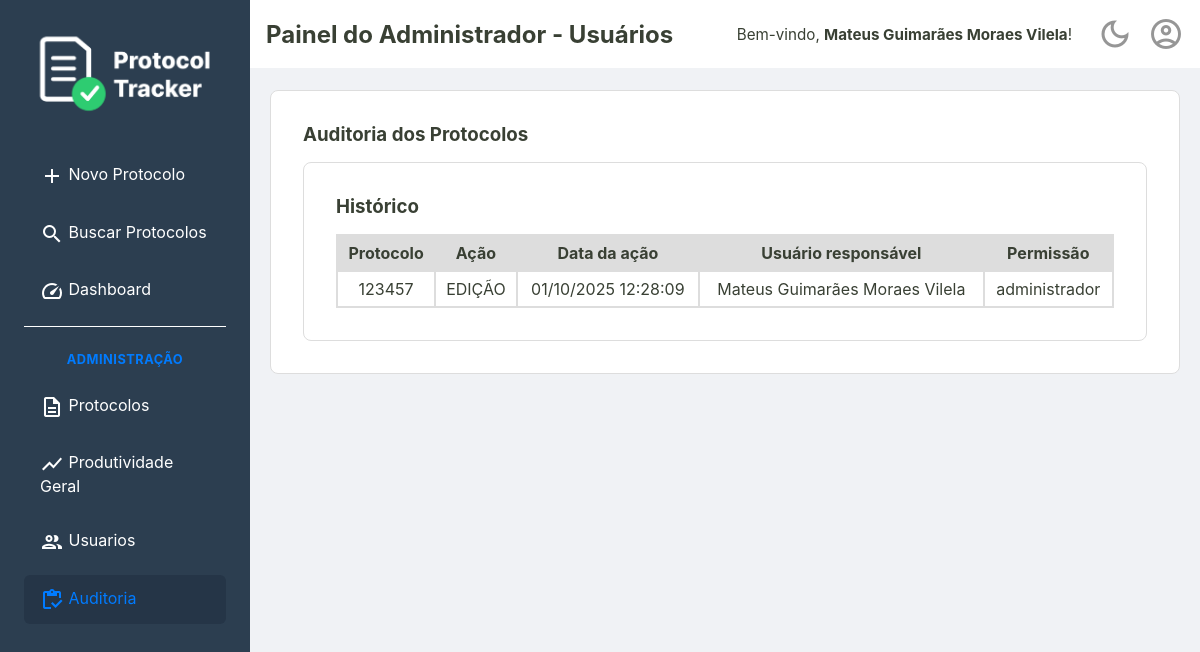
Screenshot of /admin/auditoria (signed in) with the database file from the repository.
### tables this page shows
CREATE TABLE usuarios (
    id INTEGER PRIMARY KEY,
    nome TEXT NOT NULL,
    email TEXT NOT NULL UNIQUE,
    cpf TEXT NOT NULL UNIQUE,
    senha TEXT NOT NULL,
    permissao TEXT NOT NULL DEFAULT 'operador',
    criado_em TEXT NOT NULL,
    ativo INTEGER NOT NULL DEFAULT 1
  );

CREATE TABLE protocolos_auditoria (
    id INTEGER PRIMARY KEY,
    protocolo_id TEXT NOT NULL,
    usuario_id INTEGER NOT NULL,
    numero_protocolo TEXT NOT NULL,
    acao TEXT NOT NULL,
    data_acao TEXT NOT NULL,
    FOREIGN KEY (protocolo_id) REFERENCES protocolos (id),
    FOREIGN KEY (usuario_id) REFERENCES usuarios (id)
  );

### src/Controller/AdminController.php (called while the page is built, shortened)
<?php
class AdminController {
    private ?Usuario $usuarioLogado = null;
    private bool $isAdmin = false;
    public function __construct(
        private UsuarioRepositoryInterface $usuarioRepositorio,
        private UsuarioService $usuarioService,
        private ProtocoloRepositorySqlInterface $protocoloRepositorio,
        private DashboardService $dashboardService,
        private AuditService $auditService
    ) {
        $idUsuario = $_SESSION['usuario_logado_id'] ?? null;
        if ($idUsuario) {
            $this->usuarioLogado = $this->usuarioRepositorio->buscaPorId($idUsuario);
        }
        if ($this->usuarioLogado && $this->usuarioLogado->permissao() === 'administrador') {
            $this->isAdmin = true;
        }
    }
    public function listaAuditoria()
    {
        try {
            $tituloDaPagina = "Painel do Administrador - Usuários";
            $usuarioLogado = $this->usuarioLogado;
            $listaAuditoria = $this->auditService->listaAuditoria();
            require __DIR__ . '/../../templates/admin/auditoria.php';
        } catch (Exception $e) {
            $erro = $e->getMessage();
            $usuarioLogado = $this->usuarioLogado;
            $isAdmin = $this->isAdmin;
            require __DIR__ . '/../../templates/home.php';
        }
    }
}

### src/Repository/UsuarioRepository.php (called while the page is built, shortened)
<?php
final class UsuarioRepository implements UsuarioRepositoryInterface
{
    private PDO $connection;
    public function __construct(PDO $connection)
    {
        $this->connection = $connection;
    }
    public function buscaPorId(int $id): ?Usuario
    {
        $sqlQuery = "SELECT * FROM usuarios WHERE id = :id;";
        $stmt = $this->connection->prepare($sqlQuery);
        $stmt->bindValue(':id', $id);
        $stmt->execute();
        $dadosUsuario = $stmt->fetch();
        return Usuario::fromArray($dadosUsuario);
    }
}

### src/Model/Usuario.php (called while the page is built, shortened)
<?php
class Usuario {
    public function nome(): string
    {
        return $this->nome;
    }
    public static function fromArray(array $dados): self
    {
        try {
            $data = new DateTimeImmutable($dados['criado_em']);
        } catch (Exception $e) {
            throw new Exception("Falha ao criar data a partir do valor: " . ($dados['criado_em'] ?? 'N/A'));
        }
        return new self(
            $dados['id'],
            $dados['nome'],
            $dados['email'],
            $dados['cpf'],
            $dados['senha'],
            $dados['permissao'],
            $data,
            (bool) $dados['ativo']
        );
    }
}

### src/Controller/UsuarioController.php (called while the page is built, shortened)
<?php
class UsuarioController
{
    public function __construct(
        private UsuarioRepositoryInterface $repositorio,
        private UsuarioService $usuarioService,
        private LoginService $loginService,
    ) {
        $id_usuario = $_SESSION['usuario_logado_id'] ?? null;
        if ($id_usuario) {
            $this->usuarioLogado = $this->repositorio->buscaPorId($id_usuario);
        }
    }
}

### src/Repository/AuditRepository.php (called while the page is built, shortened)
<?php
final class AuditRepository implements AuditRepositoryInterface
{
    private PDO $connection;
    public function __construct(PDO $connection)
    {
        $this->connection = $connection;
    }
    public function listaAuditoria(): array
    {
        $sqlQuery = "SELECT audit.numero_protocolo, audit.acao, audit.data_acao, user.nome, user.permissao
        FROM protocolos_auditoria AS audit
        JOIN usuarios AS user
        ON audit.usuario_id = user.id
        ORDER BY numero_protocolo, data_acao;";
        $stmt = $this->connection->query($sqlQuery);
        return $stmt->fetchAll();
    }
}

### src/Service/AuditService.php (called while the page is built, shortened)
<?php
final class AuditService
{
    public function listaAuditoria(): array
    {
        return $this->repositorio->listaAuditoria();
    }
}

### templates/admin/auditoria.php (the view, shortened to what this page needs)
<?php require __DIR__ . '/../_partials/_header.php'; ?>
<div class="container-principal-busca">
    <div class="listagem-container">
        <h3>Auditoria dos Protocolos</h3>
        <section class="listagem-container">
            <h3>Histórico</h3>
            <table id="tabela-protocolos" class="protocolos-table">
                <thead>
                    <tr>
                        <th>Protocolo</th>
                        <th>Ação</th>
                        <th>Data da ação</th>
                        <th>Usuário responsável</th>
                        <th>Permissão</th>
                    </tr>
                </thead>
                <tbody>
                    <?php foreach ($listaAuditoria as $registro): ?>
                        <tr>
                            <td> <?= htmlspecialchars($registro['numero_protocolo']) ?> </td>
                            <td> <?= htmlspecialchars($registro['acao']) ?> </td>
                            <td> <?= (new DateTimeImmutable($registro['data_acao']))->format('d/m/Y H:i:s') ?> </td>
                            <td> <?= htmlspecialchars($registro['nome']) ?> </td>
                            <td> <?= htmlspecialchars($registro['permissao']) ?> </td>
                        </tr>
                    <?php endforeach; ?>
                </tbody>
            </table>
        </section>
    </div>
</div>
<?php require __DIR__ . '/../_partials/_footer.php'; ?>

### templates/_partials/_content-header.php (shortened to what this page needs)
<div class="content-header">
    <div class="header-title">
        <h2><?= isset($tituloDaPagina) ? htmlspecialchars($tituloDaPagina) : 'Página sem Título' ?></h2>
    </div>
    <div class="header-actions">
        <?php if (isset($usuarioLogado) && $usuarioLogado): ?>
            <div class="welcome-message">
                <span>Bem-vindo, <strong><?= htmlspecialchars($usuarioLogado->nome()) ?></strong>!</span>
            </div>
        <?php endif; ?>
        <a href="#" id="theme-toggle" class="action-icon" title="Mudar Tema">
            <span class="material-icons-outlined">dark_mode</span>
        </a>
        <div class="dropdown">
            <a href="#" id="user-menu-toggle" class="action-icon" title="Perfil do Usuário">
                <span class="material-icons-outlined">account_circle</span>
            </a>
        </div>
    </div>
</div>

### public/assets/css/style.css (style rules this page uses)
:root { --cor-fundo-sidebar: #2c3e50; --cor-fundo-sidebar-hover: #33465c; --cor-fontes-sidebar: #ffffff; --cor-fundo-header: #ffffff; --cor-bordas: #ddd; --cor-fundo-body: #f0f2f5; --cor-fontes-body: #394034; --cor-fundo-sidebar-active: #253547; --cor-fontes-sidebar-active: #007bff; --cor-bordas-focus: #80bdff; --cor-fontes-main-button: #ffffff; --cor-main-button: #28a745; --cor-fontes-cards: #696969; --cor-icones-header: #969696; --cor-icones-header-hover: #007bff; --cor-primaria-erro: #ff2c2c; }
* { margin: 0; padding: 0; box-sizing: border-box; }
body { font-family: -apple-system, BlinkMacSystemFont, 'Segoe UI', Roboto, 'Helvetica Neue', Arial, sans-serif; background-color: var(--cor-fundo-body); color: var(--cor-fontes-body); display: flex; flex-direction: column; min-height: 100vh; }
a { text-decoration: none; }
.content-header { width: 100%; margin: 0 auto 1.4rem auto; display: flex; justify-content: space-between; align-items: center; background-color: var(--cor-fundo-header); padding: 1rem; }
.header-actions { display: flex; align-items: center; gap: 15px; }
.action-icon { color: var(--cor-icones-header); transition: color 0.2s; display: flex; align-items: center; }
.action-icon .material-icons-outlined { font-size: 36px; }
.container-principal-busca { width: 100%; display: flex; flex-direction: column; gap: 20px; }
.busca-form-container, .listagem-container { width: 100%; max-width: 1400px; border: 1px solid var(--cor-bordas); margin: 0 auto; background-color: var(--cor-fundo-header); padding: 2rem; border-radius: 8px; }
.listagem-container h3 { margin-bottom: 1rem; }
.protocolos-table { width: 100%; border-collapse: collapse; border-spacing: 0; }
.protocolos-table th, .protocolos-table td { padding: 7px; border: 2px solid var(--cor-bordas); text-align: center; vertical-align: middle; }
.protocolos-table thead { background-color: var(--cor-bordas); }
.material-icons-outlined { vertical-align: middle; }
.dropdown { position: relative; display: inline-block; }
.header-actions .welcome-message { color: var(--cor-fontes-body); font-size: 0.95rem; margin-right: 10px; white-space: nowrap; }

### rows the page displays
usuarios: nome "Mateus Guimarães Moraes Vilela"
protocolos_auditoria: numero_protocolo "123457", acao "EDIÇÃO", data_acao "01/10/2025 12:28:09", usuario.nome "Mateus Guimarães Moraes Vilela", usuario.permissao "administrador"

### other values shown
$tituloDaPagina "Painel do Administrador - Usuários"
